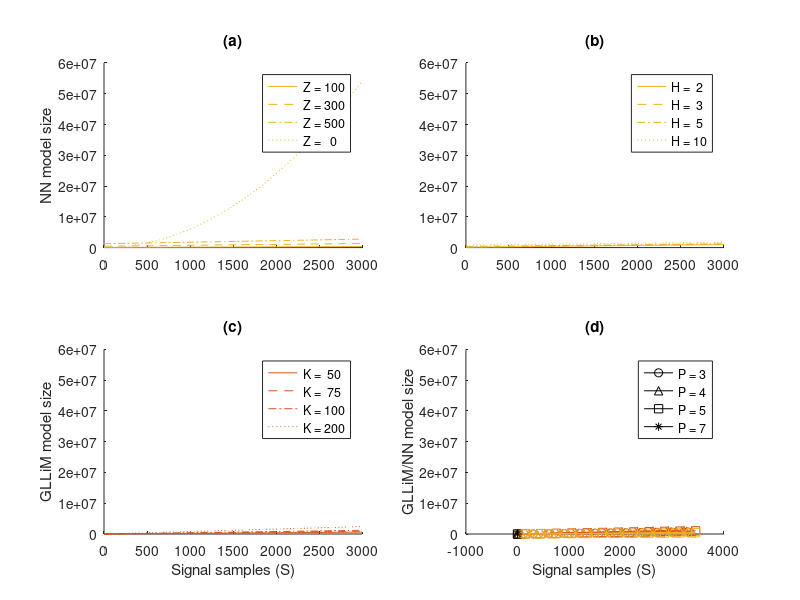

Reproduce this figure in MATLAB.



nn = @(p,s,z,h) (h-1)*(z.^2+z) + z*(s+1) +p*(z+1);

gllim = @(p,s,k,l) k*(1 + p*(p+1) + s*(1+p)) +s;


%%

fig = figure;

colors  = [          0    0.4470    0.7410
                0.8500    0.3250    0.0980
                0.9290    0.6940    0.1250
                0.4940    0.1840    0.5560
                0.4660    0.6740    0.1880
                0.3010    0.7450    0.9330
                0.6350    0.0780    0.1840];

marks = {'o-','^-', 's-', '*-'};

P = [3 4 5 7];

Z = 100;
H = 6;
K = 50;
L = 0;


g(4) = subplot(224);
hold on

for p = 1:numel(P)
    S = 75*(p-1):300:3500;

    plot(-1,-1,marks{p}, 'Color','k')
    
    plot(S, gllim(P(p),S,K,L), marks{p}, 'Color',colors(2,:), 'HandleVisibility','off')
    plot(S, nn(P(p),S,Z,H), marks{p}, 'Color',colors(3,:), 'HandleVisibility','off');
end
ylabel('GLLiM/NN model size')  
xlabel('Signal samples (S)')
legend([repmat('P = ',numel(P),1) num2str(P')])
title('(d)')
            

S = 0:50:3000;

P = 3;
% Z = [100 200 300 500];
Z = [100 300 500 0];

marks = {'-','--', '-.', ':'};

g(1) = subplot(221);
hold on
for j = 1:length(S), s(j) = nn(P,S(j),S(j),H); end
for z = 1:numel(Z) 
    if Z(z) ~= 0 
        plot(S, nn(P,S,Z(z),H), marks{z}, 'Color',colors(3,:));
    else
        plot(S, s, marks{z}, 'Color',colors(3,:));
    end
end
ylabel('NN model size')
legend([repmat('Z = ',numel(Z),1) num2str(Z')])
title('(a)')


Z = 300;
H = [2 3 5 10];

g(2) = subplot(222);
hold on
for h = 1:numel(H)
    plot(S, nn(P,S,Z,H(h)), marks{h}, 'Color',colors(3,:));
end
legend([repmat('H = ',numel(H),1) num2str(H')])
title('(b)')



K = [50 75 100 200];

g(3) = subplot(223);
hold on
for k = 1:numel(K) 
    plot(S, gllim(P,S,K(k),L), marks{k}, 'Color',colors(2,:));
end
ylabel('GLLiM model size')  
xlabel('Signal samples (S)')
legend([repmat('K = ',numel(K),1) num2str(K')])
title('(c)')

linkaxes(g,'y')          

%%

savefig(fig, ['figures/' 'temp_model_sizes'])

